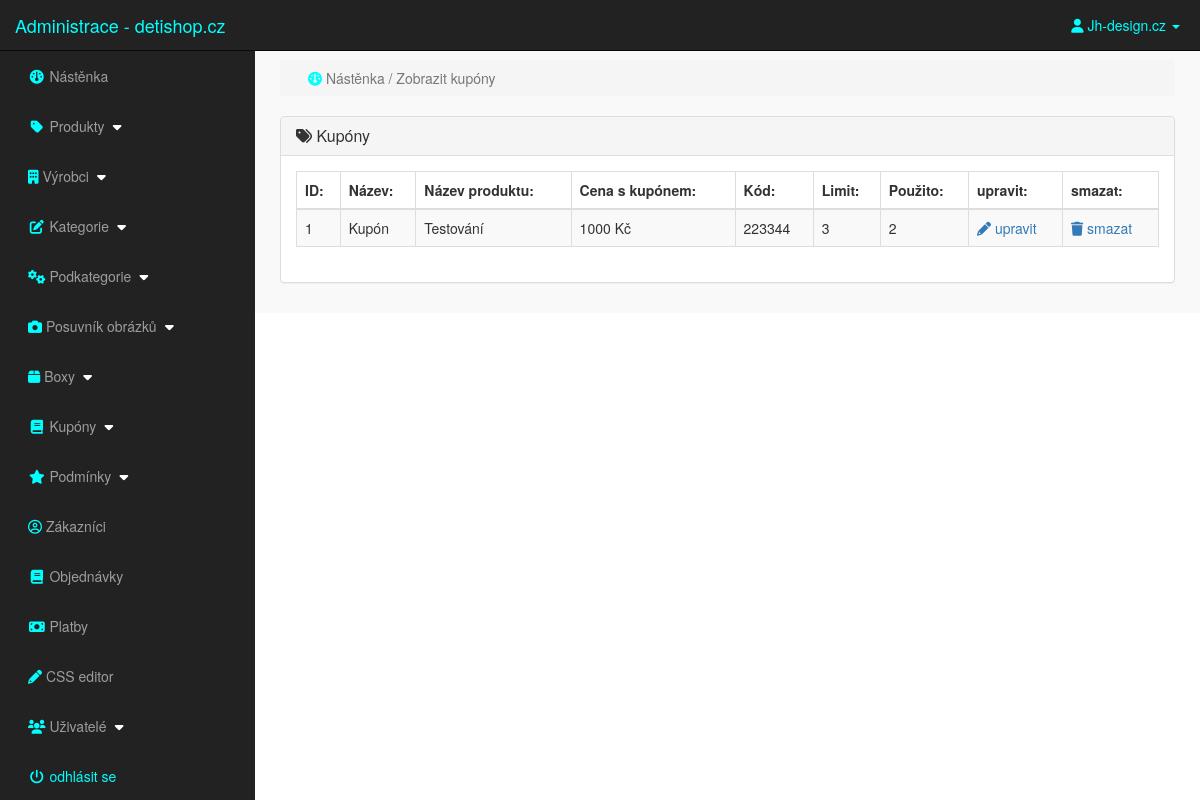
The page /admin_area/index.php?view_coupons (signed in) on the database its author committed.
### tables this page shows
CREATE TABLE `coupons` (
  `coupon_id` int(100) NOT NULL,
  `product_id` int(100) NOT NULL,
  `coupon_title` varchar(255) NOT NULL,
  `coupon_price` varchar(255) NOT NULL,
  `coupon_code` varchar(255) NOT NULL,
  `coupon_limit` int(100) NOT NULL,
  `coupon_used` int(100) NOT NULL
);

CREATE TABLE `products` (
  `product_id` int(10) NOT NULL,
  `cat_id` int(10) NOT NULL,
  `p_cat_id` int(10) NOT NULL,
  `manufacturer_id` int(100) NOT NULL,
  `date` timestamp NOT NULL DEFAULT CURRENT_TIMESTAMP ON UPDATE CURRENT_TIMESTAMP,
  `product_title` text NOT NULL,
  `product_url` text NOT NULL,
  `product_img1` text NOT NULL,
  `product_img2` text NOT NULL,
  `product_img3` text NOT NULL,
  `product_price` int(10) NOT NULL,
  `product_keywords` text NOT NULL,
  `product_desc` text NOT NULL,
  `product_features` text NOT NULL,
  `product_video` text NOT NULL,
  `product_label` text NOT NULL,
  `product_sale` int(100) NOT NULL
);

### admin_area/view_coupons.php (the view)
<?php
    if(!isset($_SESSION['admin_email'])){
        echo "<script>window.open('login.php','_self')</script>";
    }else{
?>
<div class="row">
    <div class="col-lg-12">
        <ol class="breadcrumb">
            <li class="active">
                <i class="fa fa-dashboard"></i> Nástěnka / Zobrazit kupóny
            </li>
        </ol>
    </div>
</div>
<div class="row">
    <div class="col-lg-12">
        <div class="panel panel-default">
            <div class="panel-heading">
               <h3 class="panel-title">
                   <i class="fa fa-tags"></i>  Kupóny
               </h3>
            </div>
            <div class="panel-body">
                <div class="table-responsive">
                    <table class="table table-striped table-bordered table-hover">
                        <thead>
                            <tr>
                                <th> ID: </th>
                                <th> Název: </th>
                                <th> Název produktu: </th>
                                <th> Cena s kupónem: </th>
                                <th> Kód: </th>
                                <th> Limit: </th>
                                <th> Použito: </th>
                                <th> upravit: </th>
                                <th> smazat: </th>
                            </tr>
                        </thead>
                        <tbody>
                        <?php
                        $i=0;
                        $get_coupons = "select * from coupons";
                        $run_coupons = mysqli_query($con,$get_coupons);
                        while($row_coupons=mysqli_fetch_array($run_coupons)){
                            $coupon_id = $row_coupons['coupon_id'];
                            $coupon_pro_id = $row_coupons['product_id'];
                            $coupon_title = $row_coupons['coupon_title'];
                            $coupon_price = $row_coupons['coupon_price'];
                            $coupon_code = $row_coupons['coupon_code'];
                            $coupon_limit = $row_coupons['coupon_limit'];
                            $coupon_used = $row_coupons['coupon_used'];
                            $get_products = "select * from products where product_id='$coupon_pro_id'";
                            $run_products = mysqli_query($con,$get_products);
                            $row_products = mysqli_fetch_array($run_products);
                            $product_title = $row_products['product_title'];
                            $i++;
                        ?>
                        <tr>
                            <td><?php echo $i; ?></td>
                            <td><?php echo $coupon_title; ?></td>
                            <td><?php echo $product_title; ?></td>
                            <td> <?php echo $coupon_price; ?> Kč</td>
                            <td><?php echo $coupon_code; ?></td>
                            <td><?php echo $coupon_limit; ?></td>
                            <td><?php echo $coupon_used; ?></td>
                            <td>
                                <a href="index.php?edit_coupon=<?php echo $coupon_id ?>">
                                    <i class="fa fa-pencil"></i> upravit
                                </a>
                            </td>
                            <td>
                                <a href="index.php?delete_coupon=<?php echo $coupon_id ?>">
                                    <i class="fa fa-trash"></i> smazat
                                </a>
                            </td>
                        </tr>
                        <?php } ?>
                        </tbody>
                    </table>
                </div>
            </div>
        </div>
    </div>
</div>
<?php } ?>

### admin_area/includes/sidebar.php (shortened to what this page needs)
<?php include "includes/header.php";
?>
<?php
if(!isset($_SESSION['admin_email'])){
    echo "<script>window.open('login.php','_self')</script>";
} else {
?>
<nav class="navbar navbar-inverse navbar-fixed-top">
    <div class="navbar-header">
        <a href="index.php?dashboard" class="navbar-brand" style="color:aqua;"> Administrace - detishop.cz</a>
    </div>
    <ul class="nav navbar-right top-nav">
        <li class="dropdown">
            <a href="#" class="dropdown-toggle" data-toggle="dropdown"style="color:aqua;margin-right:20px;">
                <i class="fa fa-user"></i> <?php echo $admin_name;?> <b class="caret"></b>
            </a>
        </li>
    </ul>
    <div class="collapse navbar-collapse navbar-ex1-collapse">
        <ul class="nav navbar-nav side-nav">
            <li>
                <a href="index.php?dashboard">
                    <i class="fa fa-fw fa-dashboard"></i> Nástěnka
                </a>
            </li>
            <li>
                <a href="#" data-toggle="collapse" data-target="#products">
                    <i class="fa fa-fw fa-tag"></i> Produkty
                    <i class="fa fa-fw fa-caret-down"></i>
                </a>
            </li>
            <li>
                <a href="#" data-toggle="collapse" data-target="#manufacturer">
                        <i class="fas fa-building"></i> Výrobci
                        <i class="fa fa-fw fa-caret-down"></i>
                </a>
            </li>
            <li>
                <a href="#" data-toggle="collapse" data-target="#cat">
                    <i class="fa fa-fw fa-edit"></i> Kategorie
                    <i class="fa fa-fw fa-caret-down"></i>
                </a>
            </li>
            <li>
                <a href="#" data-toggle="collapse" data-target="#p_cat">
                    <i class="fas fa-cogs"></i> Podkategorie
                    <i class="fa fa-fw fa-caret-down"></i>
                </a>
            </li>
            <li>
                <a href="#" data-toggle="collapse" data-target="#slides">
                    <i class="fas fa-camera"></i> Posuvník obrázků
                    <i class="fa fa-fw fa-caret-down"></i>
                </a>
            </li>
                <li>
                <a href="#" data-toggle="collapse" data-target="#boxes">
                        <i class="fas fa-box"></i> Boxy
                        <i class="fa fa-fw fa-caret-down"></i>
                </a>
            </li>
            <li>
                <a href="#" data-toggle="collapse" data-target="#coupon">
                        <i class="fa fa-fw fa-book"></i> Kupóny
                        <i class="fa fa-fw fa-caret-down"></i>
                </a>
            </li>
            <li>
                <a href="#" data-toggle="collapse" data-target="#terms">
                        <i class="fa fa-fw fa-star"></i> Podmínky
                        <i class="fa fa-fw fa-caret-down"></i>
                </a>
            </li>
            <li>
                    <a href="index.php?view_customers">
                    <i class="far fa-user-circle"></i> Zákazníci
                </a>
            </li>
            <li>
                <a href="index.php?view_orders">
                    <i class="fa fa-fw fa-book"></i> Objednávky
                </a>
            </li>
            <li>
                <a href="index.php?view_payments">
                    <i class="fa fa-fw fa-money"></i> Platby
                </a>
            </li>
            <li>
                    <a href="index.php?edit_css">
                    <i class="fas fa-pencil-alt"></i> CSS editor
                </a>
            </li>
            <li>
                <a href="#" data-toggle="collapse" data-target="#users">
                        <i class="fa fa-fw fa-users"></i> Uživatelé
                        <i class="fa fa-fw fa-caret-down"></i>
                </a>
            </li>
            <li>
                <a href="logout.php" style="color:aqua;">
                    <i class="fa fa-fw fa-power-off"></i> odhlásit se
                </a>
            </li>
        </ul>
    </div>
</nav>
<?php } ?>

### admin_area/css/style.css (style rules this page uses)
body { margin-top: 100px; }
@media (min-width: 768px) { body { margin-top: 50px; } }
.top-nav>li { float: left; display: inline-block; }
.top-nav>li>a { color: #999999; line-height: 20px; padding-top: 15px; padding-bottom: 15px; }
@media (min-width: 768px) { .side-nav { position: fixed; top: 51px; bottom: 0; width: 255px; overflow-y: auto; overflow-x: hidden; background-color: #222222; padding-bottom: 40px; border-radius: 0; } }
@media (min-width: 768px) { .side-nav>li>a { width: 255px; } }
.panel-body { border-radius: 5px; }
.fa-dashboard, .fa-tag, .fa-building, .fa-edit, .fa-cogs, .fa-camera, .fa-box, .fa-book, .fa-star, .fa-user-circle, .fa-book, .fa-money, .fa-pencil-alt, .fa-users, .fa-power-off { color:aqua; margin-left:13px; }
.fa-caret-down { color: white; }

### rows shown on the page
coupons: coupon_title "Kupón", product.product_title "Testování", coupon_price "1000", coupon_code "223344", coupon_limit "3", coupon_used "2"

### other values the page prints
$admin_name "Jh-design.cz"
